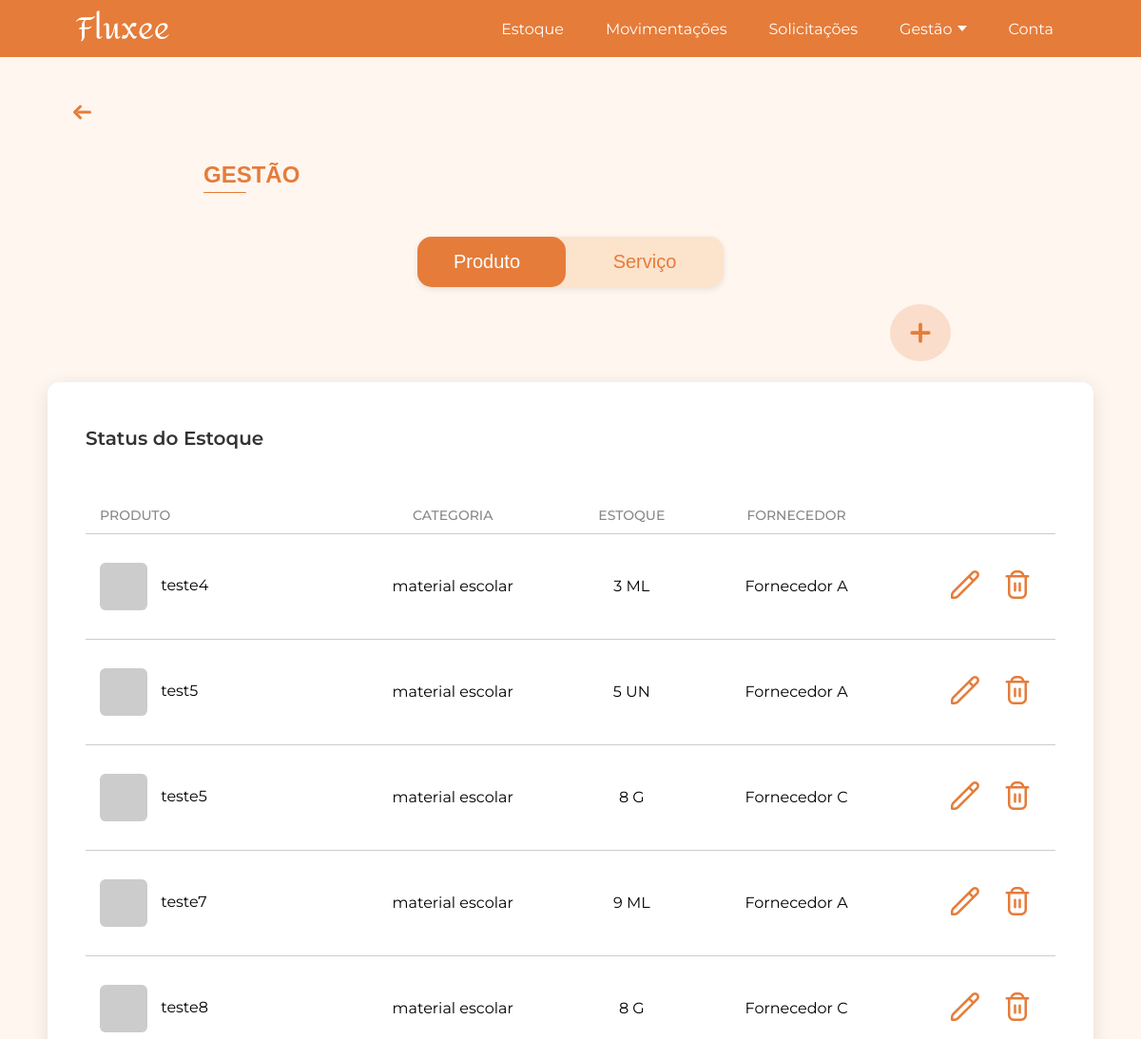
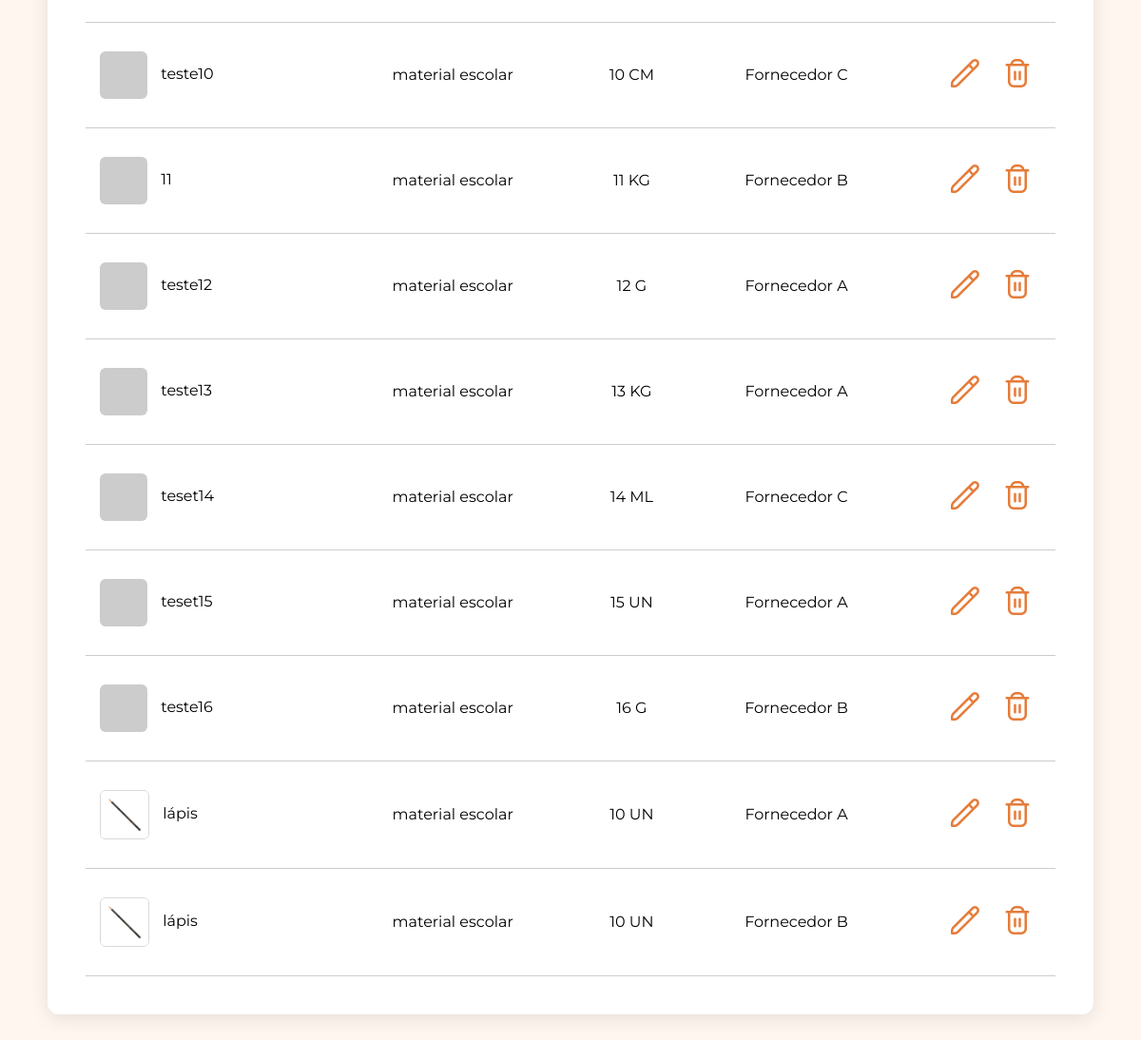
The app's page /gestao/ (signed in) with its own data (2 pictures, top to bottom).
### app/models.py (models this page shows, shortened)
class Produto(db.Model):
    __tablename__ = 'produto'
    id = db.Column(db.Integer, primary_key=True)
    nome = db.Column(db.String(200), nullable=False)
    tipo_id = db.Column(db.Integer, db.ForeignKey('tipo_produto.id'), nullable=True)
    tipo = db.relationship('TipoProduto', backref=db.backref('produtos', lazy=True))
    fornecedor_id = db.Column(db.Integer, db.ForeignKey('fornecedor.id'), nullable=True)
    fornecedor = db.relationship('Fornecedor', backref=db.backref('produtos', lazy=True))
    quantidade = db.Column(db.Integer, nullable=False)
    data_entrada = db.Column(db.Date, nullable=False, default=date.today)
    unidade_medida_id = db.Column(db.Integer, db.ForeignKey('unidade_medida.id'), nullable=True)
    unidade_medida = db.relationship('UnidadeMedida', backref=db.backref('produtos', lazy=True))
    imagem = db.Column(db.String(200), nullable=True)  # caminho para a imagem

class TipoProduto(db.Model):
    __tablename__ = 'tipo_produto'
    id = db.Column(db.Integer, primary_key=True)
    nome = db.Column(db.String(100), nullable=False)

class UnidadeMedida(db.Model):
    __tablename__ = 'unidade_medida'
    id = db.Column(db.Integer, primary_key=True)
    nome = db.Column(db.String(50), nullable=False)

class Fornecedor(db.Model):
    __tablename__ = 'fornecedor'
    id = db.Column(db.Integer, primary_key=True)
    nome = db.Column(db.String(100), nullable=False)

### app/view.py (the view)
@app.route('/gestao/')
@login_required
def gestao():
    page = request.args.get('page', 1, type=int)
    per_page = 15
    produtos_pag = Produto.query.paginate(page=page, per_page=per_page)
    mostrar_paginacao = produtos_pag.total >= per_page
    return render_template(
        'gestao.html',
        produtos=produtos_pag.items,
        pagination=produtos_pag,
        mostrar_paginacao=mostrar_paginacao,
        pagina_atual=page  # <--- passa a página atual
    )

### app/models.py (called while the page is built)
@login_manager.user_loader
def load_user(user_id):
    return User.query.get(int(user_id))

### app/templates/gestao.html (shortened to what this page needs)
<!DOCTYPE html>
<html lang="pt-BR">
<head>
    <link rel="stylesheet" href="{{ url_for('static', filename='css/home.css') }}">
</head>
<body>
    {% include 'componentes/header/header.html' %}
    {% with texto="GESTÃO" %}
        {% include 'componentes/titulos/titulo.html' %}
    {% endwith %}
    {% include 'componentes/botoes/botaogestao.html' %}
    <div class="gestao-container">
        <div class="gestao-box">
            <h2 class="gestao-box-title">Status do Estoque</h2>
            <div class="gestao-tabela">
                <div class="gestao-cabecalho">
                    <span class="coluna-produto">PRODUTO</span>
                    <span class="coluna-categoria">CATEGORIA</span>
                    <span class="coluna-estoque">ESTOQUE</span>
                    <span class="coluna-fornecedor">FORNECEDOR</span>
                </div>
                <div class="linha-titulos"></div>
                {% for p in produtos %}
                    <div class="gestao-linha linha-dinamica">
                        <span class="linha-produto">
                            {% if p.imagem %}
                                <img src="{{ url_for('static', filename='uploads/produtos/' + p.imagem) }}"
                                    alt="{{ p.nome }}" class="produto-img">
                            {% else %}
                                <div class="produto-img-placeholder"></div>
                            {% endif %}
                            {{ p.nome }}
                        </span>
                        <span class="linha-categoria">{{ p.tipo.nome if p.tipo else '' }}</span>
                        <span class="linha-estoque">
                            {{ p.quantidade }} {{ p.unidade_medida.nome if p.unidade_medida else '' }}
                        </span>
                        <span class="linha-fornecedor">{{ p.fornecedor.nome if p.fornecedor else '' }}</span>
                        <span class="linha-acoes">
                            <a href="{{ url_for('editar_produto', id=p.id) }}" class="btn-edit">
                                <img src="{{ url_for('static', filename='icons/edit.png') }}" alt="editar">
                            </a>
                            <a href="javascript:void(0);"
                            class="btn-delete"
                            data-nome="{{ p.nome }}"
                            data-link="{{ url_for('deletar_produto', id=p.id) }}">
                                <img src="{{ url_for('static', filename='icons/delete.png') }}" alt="excluir">
                            </a>
                        </span>
                    </div>
                {% endfor %}
            </div>
        <div class="gestao-botao">
            {% include 'componentes/botoes/botao_gestao_add_produto.html' %}
        </div>
    </div>
</body>
</html>

### app/templates/componentes/header/header.html (shortened to what this page needs)
<header class="site-header">
  <div class="container">
    <a href="/" class="logo">
      <img src="{{ url_for('static', filename='images/fluxee2.png') }}" alt="Logo Fluxeé">
    </a>
    <nav class="nav">
      <ul>
        <li><a href="#">Estoque</a></li>
        <li><a href="{{ url_for('movimentacoes') }}">Movimentações</a></li>
        <li><a href="{{ url_for('solicitacoes') }}">Solicitações</a></li>
        <li class="dropdown_gestao">
          <a href="#" class="dropbtn">
            Gestão <span class="arrow"></span>
          </a>
        </li>
        <li><a href="#">Conta</a></li>
      </ul>
    </nav>
  </div>
</header>
<link rel="stylesheet" href="{{ url_for('static', filename='css/header.css') }}">

### app/templates/componentes/titulos/titulo.html
<div class="titulo-container">
    <div class="seta-container">
        <a href="{{ url_for('home') }}" class="titulo-voltar" title="Voltar para a página inicial">
            <svg xmlns="http://www.w3.org/2000/svg" width="45" height="24" fill="none" stroke="#E57C3A" stroke-width="3" stroke-linecap="round" stroke-linejoin="round" viewBox="0 0 24 24">
                <line x1="8" y1="12" x2="20" y2="12" />
                <polyline points="10 6 4 12 10 18" />
            </svg>
        </a>
    </div>
    <div class="titulo-linha">
        <h1 class="titulo">{{ texto }}</h1>
    </div>
</div>
<link rel="stylesheet" href="{{ url_for('static', filename='css/diversos/titulo.css') }}">

### app/templates/componentes/botoes/botaogestao.html
<link rel="stylesheet" href="{{ url_for('static', filename='css/botoes/botaogestao.css') }}">
<div class="container">
  <div class="toggle-container">
    <a href="{{ url_for('gestao') }}" class="toggle-btn {% if request.path == '/gestao/' %}active{% endif %}">Produto</a>
    <a href="{{ url_for('gestao_servico') }}" class="toggle-btn {% if request.path == '/gestao_servico/' %}active{% endif %}">Serviço</a>
  </div>
</div>
<link rel="stylesheet" href="{{ url_for('static', filename='js/botaogestao.js') }}">

### app/templates/componentes/botoes/botao_gestao_add_produto.html
<a href="{{ url_for('adicionar_produto') }}" class="botao-adicionar" title="Adicionar novo produto">
    <svg xmlns="http://www.w3.org/2000/svg" width="24" height="24" fill="none" stroke="#E57C3A" stroke-width="3" stroke-linecap="round" stroke-linejoin="round" viewBox="0 0 24 24">
        <line x1="12" y1="5" x2="12" y2="19"/>
        <line x1="5" y1="12" x2="19" y2="12"/>
    </svg>
</a>
<link rel="stylesheet" href="{{ url_for('static', filename='css/botoes/botao_gestao_add_produto.css') }}">

### app/static/css/home.css (style rules this page uses)
html, body { margin: 0; padding: 0; font-family: 'Montserrat', Arial, sans-serif; background-color: #FFF6F0; }
.gestao-container { display: flex; justify-content: center; align-items: flex-start; gap: 50px; padding: 50px 0; }
.gestao-box { width: 1850px; background: #fff; border-radius: 12px; box-shadow: 0 4px 20px rgba(0,0,0,0.1); padding-left: 40px; padding-right: 40px; padding-top: 30px; padding-bottom: 40px; box-sizing: border-box; }
.gestao-box-title { font-size: 20px; font-weight: 600; margin-bottom: 50px; color: #333; }
.gestao-linha { display: flex; align-items: center; padding: 12px 0; border-bottom: 1px solid #ccc; height: auto; background: transparent; }
.gestao-linha:last-of-type { margin-bottom: 0; }
.gestao-botao { display: flex; align-items: flex-start; }
.gestao-cabecalho { display: flex; padding: 10px 15px; font-weight: 500; color: #888; font-size: 14px; }
.coluna-produto { width: 26%; text-align: left; }
.coluna-categoria { width: 23%; text-align: center; }
.coluna-estoque { width: 15%; text-align: center; }
.coluna-fornecedor { width: 20%; text-align: center; }
.linha-acoes img { width: 30px; height: 30px; cursor: pointer; }
.linha-produto { width: 26%; }
.linha-categoria { width: 23%; text-align: center; }
.linha-estoque { width: 15%; text-align: center; }
.linha-fornecedor { width: 20%; text-align: center; }
.linha-acoes { width: 15%; text-align: right; display: flex; justify-content: flex-end; align-items: center; gap: 25px; }
.gestao-linha.linha-dinamica { padding: 30px 15px; }
.linha-titulos { width: 100%; height: 1px; background: #ccc; }
@media (max-width: 2100px) { .gestao-box { width: 1600px; } }
@media (max-width: 1800px) { .gestao-box { width: 1350px; } }
@media (max-width: 1600px) { .gestao-box { width: 1200px; } }
@media (max-width: 1450px) { .gestao-box { width: 1100px; } }
@media (max-width: 1400px) { .gestao-box { margin-top: 50px; } }
.produto-img, .produto-img-placeholder { width: 50px; height: 50px; border-radius: 6px; margin-right: 10px; vertical-align: middle; display: inline-block; }
.produto-img { object-fit: cover; border: 1px solid #D9D9D9; }
.produto-img-placeholder { background-color: #ccc; }

### app/static/css/header.css (style rules this page uses)
.site-header { background-color: #E57C3A; width: 100%; height: 65px; max-height: 60px; color: white; display: flex; align-items: center; padding: 0 80px; box-sizing: border-box; }
.site-header .container { display: flex; justify-content: space-between; align-items: center; width: 100%; margin: 0 auto; padding-right: 0; }
.logo { font-size: 1.5rem; font-weight: bold; }
.nav ul { display: flex; list-style: none; margin: 0; padding: 0; font-family: 'Montserrat', sans-serif; gap: 20px; }
.nav li { position: relative; margin: 0; }
.nav a { display: inline-flex; align-items: center; text-decoration: none; color: white; font-family: 'Montserrat', sans-serif; padding: 8px 12px; transition: color 0.3s ease; }
.nav li.dropdown_gestao .dropbtn { cursor: pointer; display: inline-flex; align-items: center; gap: 5px; }
.nav li.dropdown_gestao .arrow { display: inline-block; width: 0; height: 0; border-left: 5px solid transparent; border-right: 5px solid transparent; border-top: 6px solid white; transition: transform 0.3s ease; }

### app/static/css/diversos/titulo.css (style rules this page uses)
.titulo-container { margin-left: 64px; margin-top: 46px; display: block; }
.seta-container { margin-bottom: 20px; }
.titulo-voltar { text-decoration: none; display: inline-flex; align-items: center; transition: transform 0.2s ease; }
.titulo-linha .titulo { color: #E57C3A; margin-left: 150px; font-size: 24px; font-weight: 600; font-family: Arial, Helvetica, sans-serif; position: relative; display: inline-block; }
.titulo-linha .titulo::after { content: ""; display: block; width: 45px; height: 1px; background-color: #E57C3A; margin-top: 4px; border-radius: 2px; }

### app/static/css/botoes/botao_gestao_add_produto.css (style rules this page uses)
.botao-adicionar { display: flex; align-items: center; justify-content: center; width: 64px; height: 60px; border-radius: 50%; background-color: rgba(229, 124, 58, 0.2); text-decoration: none; cursor: pointer; transition: transform 0.2s ease, box-shadow 0.2s ease; position: fixed; right: 150px; top: 350px; z-index: 1000; }
.botao-adicionar svg { width: 30px; height: 30px; stroke: #E57C3A; }
@media (max-width: 2100px) { .botao-adicionar { right: 80px; } }
@media (max-width: 1400px) { .botao-adicionar { position: fixed; top: 320px; right: 200px; z-index: 2000; transform: none; } }

### records on screen
Produto: nome "teste4", tipo "material escolar", quantidade "3", unidade_medida "ML", fornecedor "Fornecedor A"
Produto: nome "test5", tipo "material escolar", quantidade "5", unidade_medida "UN", fornecedor "Fornecedor A"
Produto: nome "teste5", tipo "material escolar", quantidade "8", unidade_medida "G", fornecedor "Fornecedor C"
Produto: nome "teste7", tipo "material escolar", quantidade "9", unidade_medida "ML", fornecedor "Fornecedor A"
Produto: nome "teste8", tipo "material escolar", quantidade "8", unidade_medida "G", fornecedor "Fornecedor C"
Produto: nome "teste10", tipo "material escolar", quantidade "10", unidade_medida "CM", fornecedor "Fornecedor C"
Produto: nome "11", tipo "material escolar", quantidade "11", unidade_medida "KG", fornecedor "Fornecedor B"
Produto: nome "teste12", tipo "material escolar", quantidade "12", unidade_medida "G", fornecedor "Fornecedor A"
Produto: nome "teste13", tipo "material escolar", quantidade "13", unidade_medida "KG", fornecedor "Fornecedor A"
Produto: nome "teset14", tipo "material escolar", quantidade "14", unidade_medida "ML", fornecedor "Fornecedor C"
Produto: nome "teset15", tipo "material escolar", quantidade "15", unidade_medida "UN", fornecedor "Fornecedor A"
Produto: nome "teste16", tipo "material escolar", quantidade "16", unidade_medida "G", fornecedor "Fornecedor B"
Produto: imagem (picture), nome "lápis", tipo "material escolar", quantidade "10", unidade_medida "UN", fornecedor "Fornecedor A"
Produto: imagem (picture), nome "lápis", tipo "material escolar", quantidade "10", unidade_medida "UN", fornecedor "Fornecedor B"

### other values on screen
{{ texto }} "GESTÃO"
